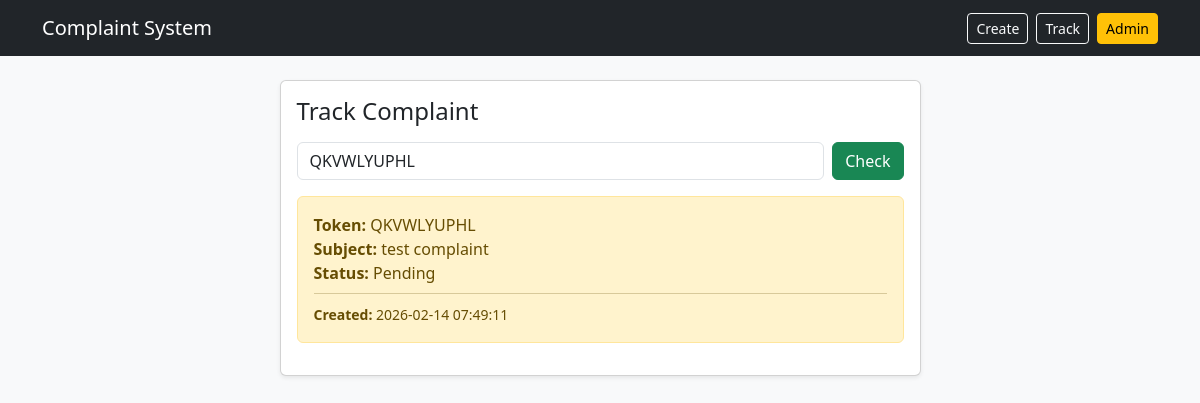
The app's page /track.php?token=QKVWLYUPHL with its own data.
### tables this page shows
CREATE TABLE `complaints` (
  `id` int(11) NOT NULL,
  `token` varchar(20) NOT NULL,
  `name` varchar(120) NOT NULL,
  `email` varchar(150) NOT NULL,
  `subject` varchar(200) NOT NULL,
  `details` text NOT NULL,
  `status` enum('Pending','Resolved') NOT NULL DEFAULT 'Pending',
  `created_at` timestamp NOT NULL DEFAULT current_timestamp(),
  `resolved_at` timestamp NULL DEFAULT NULL
);

### track.php (the view, shortened to what this page needs)
<?php
include "includes/db.php";
include "includes/header.php";
$token = trim($_GET['token'] ?? "");
$data = null;
if ($token !== "") {
  $sql = "SELECT token, subject, status, created_at, resolved_at
          FROM complaints
          WHERE token='$token'";
  $q = $conn->query($sql);
  if ($q && $q->num_rows > 0) {
    $data = $q->fetch_assoc();
  } else {
    $error = "No complaint found for this token.";
  }
}
?>
<div class="row justify-content-center">
  <div class="col-md-7">
    <div class="card shadow-sm">
      <div class="card-body">
        <h4 class="mb-3">Track Complaint</h4>
        <form class="d-flex gap-2" method="get">
          <input type="text" name="token" class="form-control" placeholder="Enter your token"
                 value="<?php echo htmlspecialchars($token); ?>" required>
          <button class="btn btn-success">Check</button>
        </form>
        <?php if ($data): ?>
          <div class="alert mt-3 <?php echo ($data['status'] === 'Resolved') ? 'alert-success' : 'alert-warning'; ?>">
            <div><b>Token:</b> <?php echo htmlspecialchars($data['token']); ?></div>
            <div><b>Subject:</b> <?php echo htmlspecialchars($data['subject']); ?></div>
            <div><b>Status:</b> <?php echo htmlspecialchars($data['status']); ?></div>
            <hr class="my-2">
            <small><b>Created:</b> <?php echo htmlspecialchars($data['created_at']); ?></small><br>
          </div>
        <?php endif; ?>
      </div>
    </div>
  </div>
</div>
<?php include "includes/footer.php"; ?>

### records on screen
complaints: token "QKVWLYUPHL", subject "test complaint", status "Pending", created_at "2026-02-14 07:49:11"
